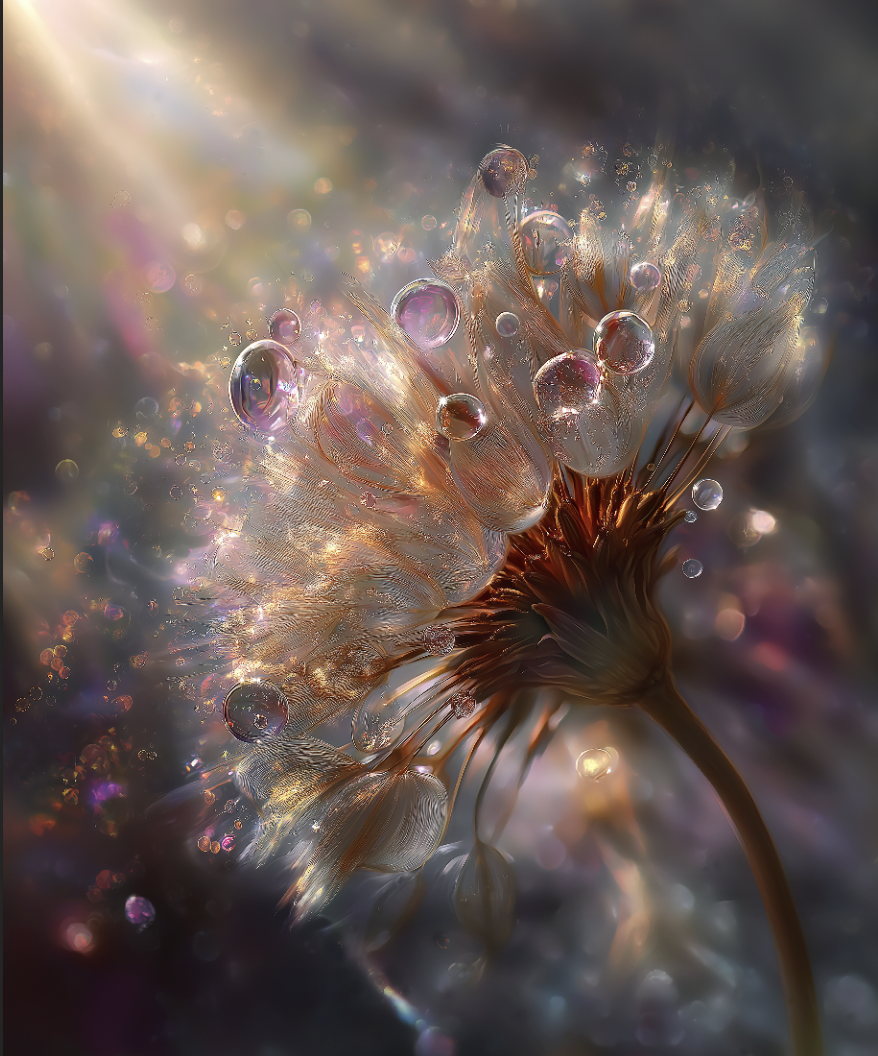
#> input picture homepage/assets/image/logo.png, 878 x 1056 px
$ python process_logo.py
#> lines starting #> are read from the running program, lines starting #| are printed output that depends on the picture
import sys

try:
    from PIL import Image

    img = Image.open('logo.png').convert('RGBA')
#> img is the input picture: PIL image 878x1056 RGBA; mean R, G, B, A 104.3, 89.6, 85.1, 255
    datas = img.getdata()

    # Target color: #e8caa1 (232, 202, 161)
    new_data = []
    for item in datas:
        # Check if the pixel is white-ish (background)
        # item is (R, G, B, A)
        if item[0] > 200 and item[1] > 200 and item[2] > 200:
            # Change white to transparent
            new_data.append((255, 255, 255, 0))
        else:
            # Change non-white (black/gray text) to Gold
            # We can preserve alpha or edges by blending
            gray = (item[0] + item[1] + item[2]) / 3
            # If it's a dark color, make it solid gold
            alpha = int(255 - gray) # 0 if white, 255 if black
            new_data.append((232, 202, 161, alpha))
#> this loop made 927168 passes
#> (item, gray, alpha) on passes 1 to 12: ((38, 38, 38, 255), 38, 217), ((38, 37, 37, 255), 37.33, 217), ((37, 38, 37, 255), 37.33, 217), ((237, 215, 182, 255), 211.3, 43), ((240, 216, 179, 255), 211.7, 43), ((241, 218, 183, 255), 214, 41), ((242, 221, 188, 255), 217, 38), ((244, 225, 192, 255), 220.3, 34), ((246, 227, 194, 255), 222.3, 32), ((248, 229, 194, 255), 223.7, 31), ((250, 230, 197, 255), 225.7, 29), ((249, 232, 199, 255), 226.7, 28)
#> item on passes 13 to 18: (250, 234, 202, 255), (250, 234, 203, 255), (251, 235, 206, 255), (250, 238, 210, 255), (251, 242, 214, 255), (251, 246, 219, 255)
#> after the loop, new_data = 927168 items

    img.putdata(new_data)
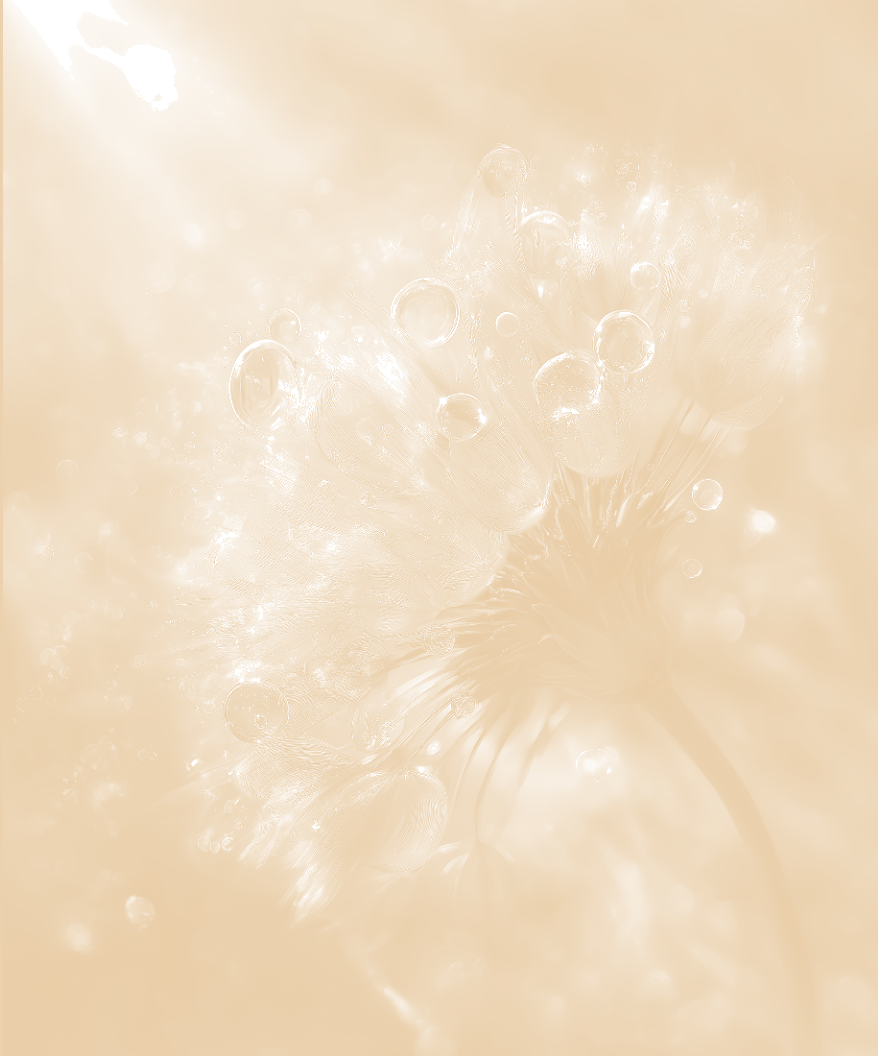
#> img: PIL image 878x1056 RGBA; mean R, G, B, A 232.3, 202.6, 162, 161.3; transparent parts drawn white
    img.save('logo_gold.png', 'PNG')
    print("Logo processed successfully via Pillow.")
except ImportError:
    print("Pillow not installed. Skipping local convert.")
